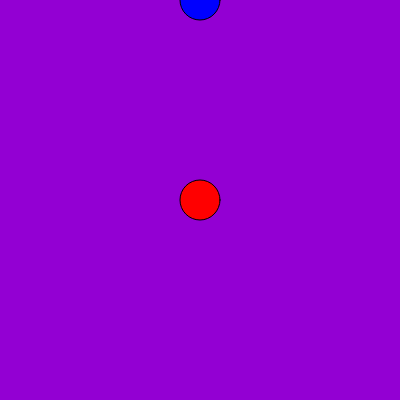
Frame 1 (no input)
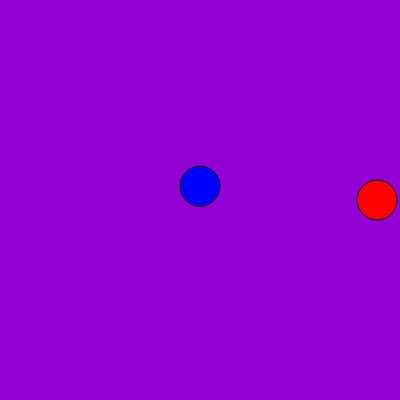
Frame 60 (no input)
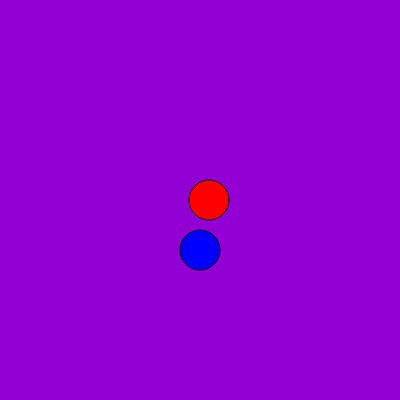
Frame 120 (the mouse pressed at the canvas centre since frame 60)

The p5.js sketch that drew these frames (run headless with seeded random() and noise() and a simulated clock; from frame 60 on, the mouse is pressed at the canvas centre):

// p5.js sketch
// ── sketch.js
let x = 200;
let y = 0;
let velocidadX = 3;
let velocidadY = 0;
let gravedad = 0.5;

function setup() {
    createCanvas(400, 400);
}

function draw() {
    background(147, 0, 211);
    frameRate(30);
    
    // Pelota roja (con movimiento en X)
    fill(255, 0, 0);
    circle(x, 200, 40);
    
    // Pelota azul (con movimiento en Y)
    fill(0, 0, 255);
    circle(200, y, 40);
    
    // Aplicar gravedad a la pelota azul
    velocidadY += gravedad;
    
    // Mover ambas pelotas
    x += velocidadX;
    y += velocidadY;
    
    // Rebote en X (pelota roja)
    if (x > 380 || x < 20) {
        velocidadX = -velocidadX;
    }
    
    // Rebote en Y con pérdida de energía (pelota azul)
    if (y > 380) {
        y = 380; // Evitar que se hunda
        velocidadY = -velocidadY * 0.8; // Rebote con pérdida de energía
        
        // Detener rebotes muy pequeños
        if (Math.abs(velocidadY) < 1) {
            velocidadY = 0;
            y = 380;
        }    }
    
    // Rebote en la parte superior
    if (y < 20) {
        y = 20;
        velocidadY = -velocidadY;
    }
}
